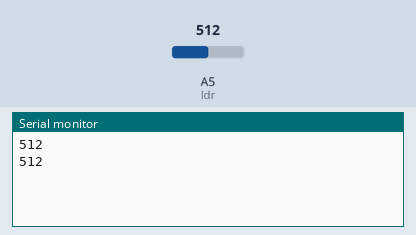
Simulated run of this sketch. Board: Arduino Uno, built with avr-gcc and run on an emulated ATmega328P. Parts: the last lines printed to the serial monitor. The test bench sets the inputs (shaded band); at power-on: A5 (ldr) = 512.

Above: at 1.8 s.
1.9 s: A5 (ldr) set to 716
At 2.8 s:
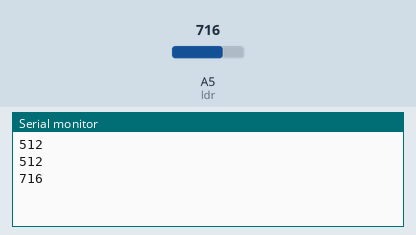
3.4 s: A5 (ldr) set to 900
At 4.8 s:
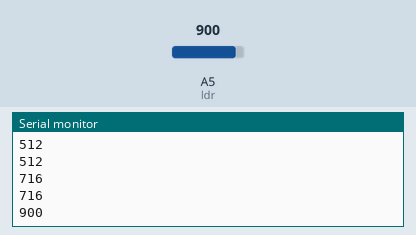
Timing chart, 0 to 6.4 s (numbered marks = the images above; inputs shaded):
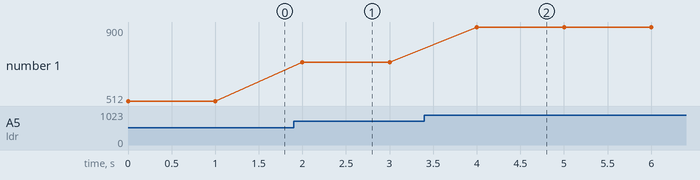

The sketch:

fotoresistencia.ino
```cpp
int ldr =  A5;
int valor;
int led =13;
int limite = 100;

void setup() {
  // put your setup code here, to run once:
  Serial.begin(9600); // frecuencia
  pinMode(ldr,INPUT); // para poder recibir valores


}

void loop() {
  // put your main code here, to run repeatedly:
  int valor = analogRead(ldr); //obtener los valores de respuesta y guardarlos en la variable valor
  Serial.println(valor); // imprimir los datos que se guardaron en la variable de  valor
  delay(1000);

  if(valor <=limite){
    digitalWrite(led, HIGH);
    delay(1000);

  }else{
    digitalWrite(led, LOW);

  }


}
```

Measured:
- after the input at 1.9 s, the serial monitor: prints a new line after 0.10 s (image 1)
- after the input at 3.4 s, the serial monitor: prints a new line after 0.60 s (image 2)
- plotted number 1: 512 → 716 after the input at 1.9 s, 716 → 900 after the input at 3.4 s
